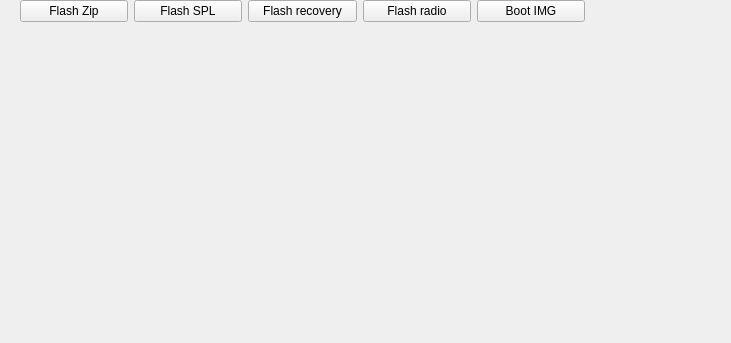
<?xml version="1.0" encoding="UTF-8"?>
<ui version="4.0">
 <class>FastbootWidget</class>
 <widget class="QWidget" name="FastbootWidget">
  <property name="geometry">
   <rect>
    <x>0</x>
    <y>0</y>
    <width>731</width>
    <height>343</height>
   </rect>
  </property>
  <property name="windowTitle">
   <string notr="true">Form</string>
  </property>
  <widget class="QWidget" name="layoutWidget">
   <property name="geometry">
    <rect>
     <x>20</x>
     <y>0</y>
     <width>565</width>
     <height>321</height>
    </rect>
   </property>
   <layout class="QGridLayout" name="layoutFastboot">
    <item row="0" column="4">
     <widget class="QPushButton" name="buttonBootIMG">
      <property name="focusPolicy">
       <enum>Qt::ClickFocus</enum>
      </property>
      <property name="text">
       <string>Boot IMG</string>
      </property>
     </widget>
    </item>
    <item row="0" column="2">
     <widget class="QPushButton" name="buttonFlashRecovery">
      <property name="focusPolicy">
       <enum>Qt::ClickFocus</enum>
      </property>
      <property name="text">
       <string>Flash recovery</string>
      </property>
     </widget>
    </item>
    <item row="0" column="3">
     <widget class="QPushButton" name="buttonFlashRadio">
      <property name="focusPolicy">
       <enum>Qt::ClickFocus</enum>
      </property>
      <property name="text">
       <string>Flash radio</string>
      </property>
     </widget>
    </item>
    <item row="0" column="1">
     <widget class="QPushButton" name="buttonFlashSPL">
      <property name="focusPolicy">
       <enum>Qt::ClickFocus</enum>
      </property>
      <property name="text">
       <string>Flash SPL</string>
      </property>
     </widget>
    </item>
    <item row="2" column="1">
     <spacer name="verticalSpacer_4">
      <property name="orientation">
       <enum>Qt::Vertical</enum>
      </property>
      <property name="sizeHint" stdset="0">
       <size>
        <width>20</width>
        <height>40</height>
       </size>
      </property>
     </spacer>
    </item>
    <item row="0" column="0">
     <widget class="QPushButton" name="buttonFlashZip">
      <property name="text">
       <string>Flash Zip</string>
      </property>
     </widget>
    </item>
   </layout>
  </widget>
 </widget>
 <resources/>
 <connections/>
</ui>
